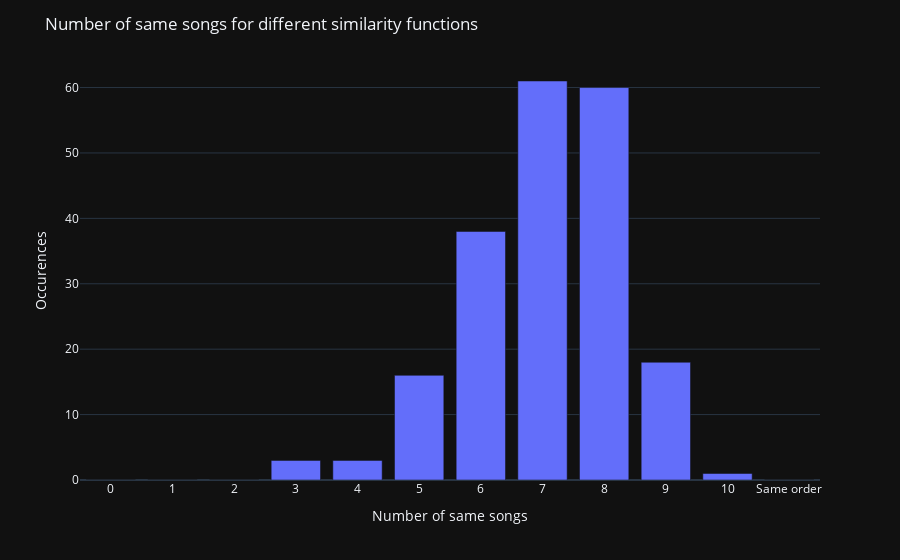

The notebook cell saved with this chart:
### Code cell
fig = px.bar(rdf, x='num_same_songs', y='occurences', template='plotly_dark')
fig.update_layout(
    height = 1000,
    #width = 2000,
    yaxis_title='Occurences',
    xaxis_title='Number of same songs',
    title='Number of same songs for different similarity functions',
    #paper_bgcolor='#000',
    #plot_bgcolor='#000'
)
fig.show()

### Figure 1 — Plotly figure (JSON) as saved in the notebook; plotly's stock layout.template omitted (floating-point values rounded to 4 significant figures)
{"data": [{"alignmentgroup": "True", "hovertemplate": "num_same_songs=%{x}<br>occurences=%{y}<extra></extra>", "legendgroup": "", "marker": {"color": "#636efa", "pattern": {"shape": ""}}, "name": "", "offsetgroup": "", "orientation": "v", "showlegend": false, "textposition": "auto", "type": "bar", "x": ["0", "1", "2", "3", "4", "5", "6", "7", "8", "9", "10", "Same order"], "xaxis": "x", "y": [0, 0, 0, 3, 3, 16, 38, 61, 60, 18, 1, 0], "yaxis": "y"}], "layout": {"autosize": true, "barmode": "relative", "legend": {"tracegroupgap": 0}, "margin": {"t": 60}, "title": {"text": "Number of same songs for different similarity functions"}, "xaxis": {"anchor": "y", "autorange": true, "domain": [0, 1], "range": [-0.5, 11.5], "title": {"text": "Number of same songs"}, "type": "category"}, "yaxis": {"anchor": "x", "autorange": true, "domain": [0, 1], "range": [0, 64.21], "title": {"text": "Occurences"}, "type": "linear"}}}
